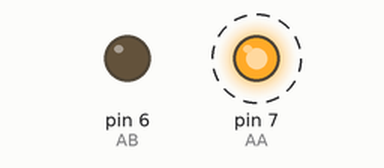
This sketch was run on a simulated Arduino Uno, built with avr-gcc and run on an emulated ATmega328P. Shown: output pins drawn as LEDs (lit = HIGH). Dashed ring = blinking.

Above: at 0.5 s.
Timing chart, 0 to 4.6 s (numbered marks = the images above):
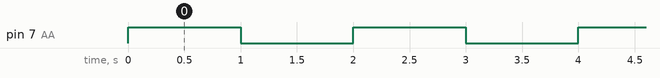

The sketch:

motor_driver.ino
```cpp
int AA = 7;
int AB = 6;
void setup() {
  // put your setup code here, to run once:
  pinMode(AA, OUTPUT);
  pinMode(AB, OUTPUT);
}

void loop() {
  digitalWrite(AA, HIGH);
  digitalWrite(AB, LOW);
  delay(1000);

  digitalWrite(AA, LOW);
  digitalWrite(AB, LOW);
  delay(1000);

}
```

Measured:
- by itself, pin 7 (AA): alternates HIGH for 1.0 s and LOW for 1.0 s
